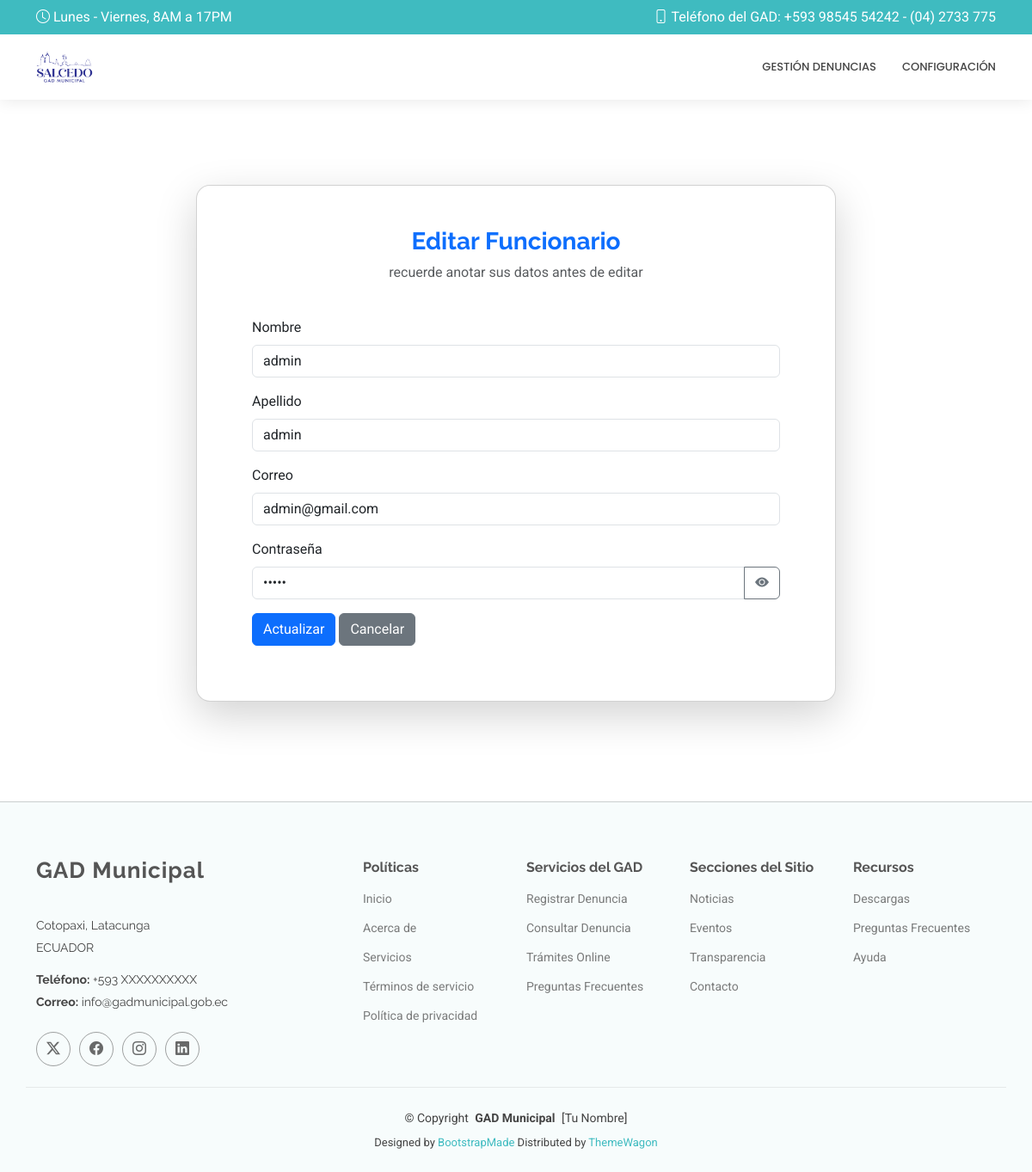
The page /editar_f/3 on the database its author committed.
### Aplicaciones/Usuarios/models.py (models this page shows, shortened)
class Funcionario(models.Model):
    id = models.AutoField(primary_key=True)
    correo = models.EmailField(unique=True)
    nombre = models.CharField(max_length=100)
    apellido = models.CharField(max_length=100)
    contrasena = models.CharField(max_length=128)

### Aplicaciones/Usuarios/views.py (the view)
# urls.py: path('editar_f/<id>', views.editar_f, name='editar_f'),
def editar_f(request, id):
    try:
        funcionario = Funcionario.objects.get(id=id)
    except Funcionario.DoesNotExist:
        messages.error(request, "Funcionario no encontrado")
        return redirect('panel_funcionario')
    return render(request, "editar_f.html", {"funcionario": funcionario})

### Aplicaciones/Usuarios/templates/editar_f.html (shortened to what this page needs)
{% extends "plantilla2.html" %}
{% block contenido %}
<div class="container d-flex justify-content-center align-items-center min-vh-100">
    <div class="col-md-8">
        <div class="card shadow-lg rounded-4">
            <div class="card-body p-5">
                <div class="text-center mb-4">
            <h3 class="text-primary fw-bold">Editar Funcionario</h3>
            <p class="text-muted">recuerde anotar sus datos antes de editar</p>
        </div>
        <div class="card-body">
            <form method="post" action="/procesaredicionfuncionario/{{funcionario.id}}">
                <div class="mb-3">
                    <label for="nombre" class="form-label">Nombre</label>
                    <input type="text" class="form-control" id="nombre" name="nombre" value="{{ funcionario.nombre }}" required>
                </div>
                <div class="mb-3">
                    <label for="apellido" class="form-label">Apellido</label>
                    <input type="text" class="form-control" id="apellido" name="apellido" value="{{ funcionario.apellido }}" required>
                </div>
                <div class="mb-3">
                    <label for="correo" class="form-label">Correo</label>
                    <input type="email" class="form-control" id="correo" name="correo" value="{{ funcionario.correo }}" required>
                </div>
                <div class="mb-3 position-relative">
                    <label for="contrasena" class="form-label">Contraseña</label>
                    <div class="input-group">
                        <input type="password" class="form-control" id="contrasena" name="contrasena" value="{{ funcionario.contrasena }}" required>
                        <button type="button" class="btn btn-outline-secondary password-toggle" tabindex="-1">
                            <i class="bi bi-eye-fill"></i>
                        </button>
                    </div>
                </div>
                <button type="submit" class="btn btn-primary">Actualizar</button>
                <a href="{% url 'panel_funcionario' %}" class="btn btn-secondary">Cancelar</a>
            </form>
        </div>
    </div>
</div>
</div>
</div>
{% endblock %}

### DenunciasG/static/plantilla/MediCio/assets/css/main.css (style rules this page uses)
:root { --default-font: "Roboto", system-ui, -apple-system, "Segoe UI", Roboto, "Helvetica Neue", Arial, "Noto Sans", "Liberation Sans", sans-serif, "Apple Color Emoji", "Segoe UI Emoji", "Segoe UI Symbol", "Noto Color Emoji"; --heading-font: "Raleway", sans-serif; --nav-font: "Poppins", sans-serif; }
:root { --background-color: #ffffff; --default-color: #444444; --heading-color: #555555; --accent-color: #3fbbc0; --surface-color: #ffffff; --contrast-color: #ffffff; }
:root { --nav-color: #444444; --nav-hover-color: #3fbbc0; --nav-mobile-background-color: #ffffff; --nav-dropdown-background-color: #ffffff; --nav-dropdown-color: #444444; --nav-dropdown-hover-color: #3fbbc0; }
:root { scroll-behavior: smooth; }
body { color: var(--default-color); background-color: var(--background-color); font-family: var(--default-font); }
a { color: var(--accent-color); text-decoration: none; transition: 0.3s; }
h1, h2, h3, h4, h5, h6 { color: var(--heading-color); font-family: var(--heading-font); }

### rows shown on the page
Funcionario: nombre "admin", apellido "admin", correo "admin@gmail.com"
